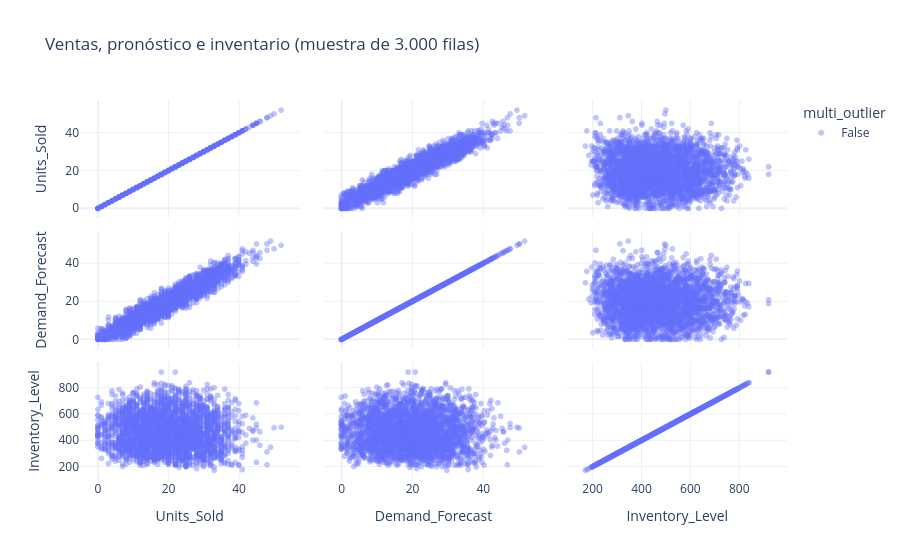

Notebook code for this chart:
### Code cell
px.scatter_matrix(
    multi.sample(3_000, random_state=SEED),
    dimensions=DIMS,
    color="multi_outlier",
    opacity=0.4,
    title="Ventas, pronóstico e inventario (muestra de 3.000 filas)",
).show()

### Figure 1 — Plotly figure (JSON) as saved in the notebook; plotly's stock layout.template omitted (floating-point values rounded to 4 significant figures; data arrays with more than 128 entries replaced by an {"elided": "..."} marker saying what was removed)
{"data": [{"dimensions": [{"axis": {"matches": true}, "label": "Units_Sold", "values": {"elided": "3000 int values"}}, {"axis": {"matches": true}, "label": "Demand_Forecast", "values": {"elided": "3000 float values"}}, {"axis": {"matches": true}, "label": "Inventory_Level", "values": {"elided": "3000 int values"}}], "hovertemplate": "multi_outlier=False<br>%{xaxis.title.text}=%{x}<br>%{yaxis.title.text}=%{y}<extra></extra>", "legendgroup": "False", "marker": {"color": "#636efa", "opacity": 0.4, "symbol": "circle"}, "name": "False", "showlegend": true, "type": "splom"}], "layout": {"dragmode": "select", "legend": {"title": {"text": "multi_outlier"}, "tracegroupgap": 0}, "title": {"text": "Ventas, pronóstico e inventario (muestra de 3.000 filas)"}}}
